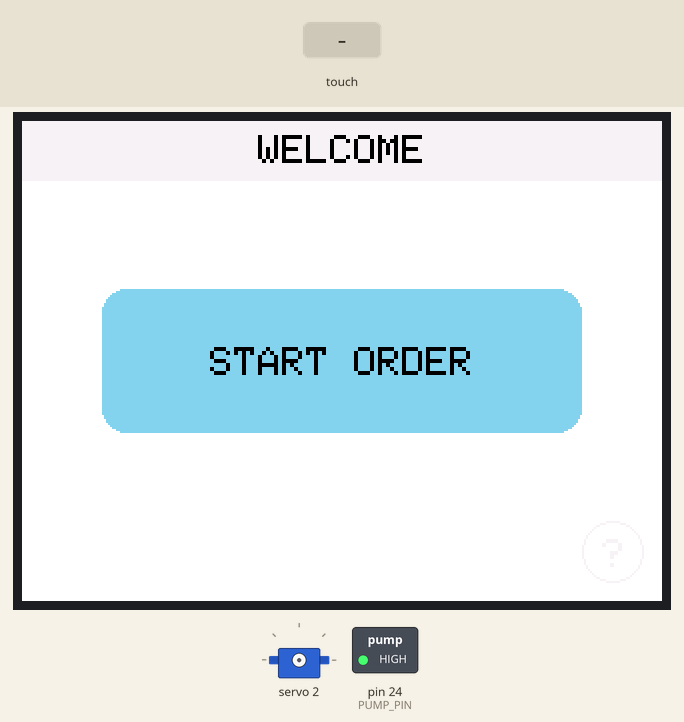
A sketch run on a simulated Arduino Mega 2560, built with avr-gcc and run on an emulated ATmega2560. On the bench: 320×240 colour display, servo, switched loads named in the sketch (green lamp = pin HIGH). Inputs (shaded band) come from the test bench.

Above: at 1.3 s.
1.4 s: touch panel pressed at 38 % / 10 % of its raw x / y range
At 2.3 s:
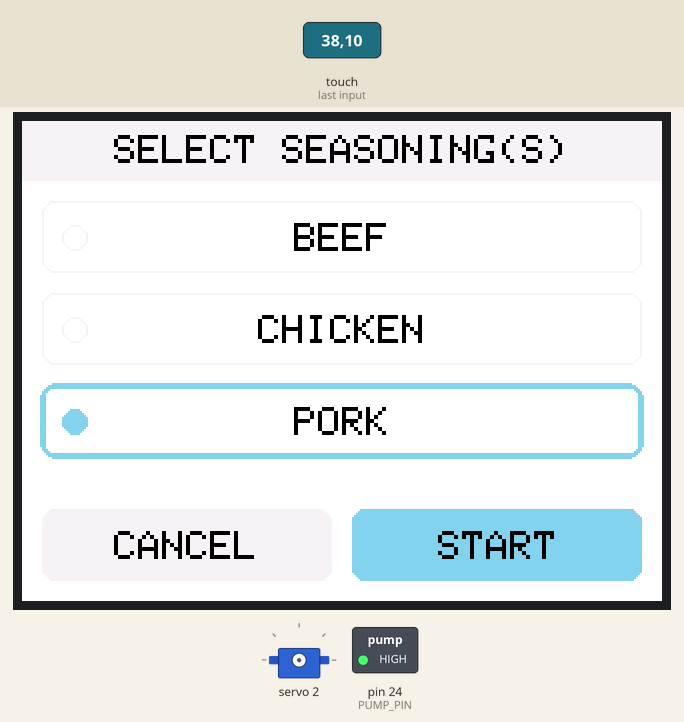
3.1 s: touch panel pressed at 13 % / 10 % of its raw x / y range
At 5.3 s:
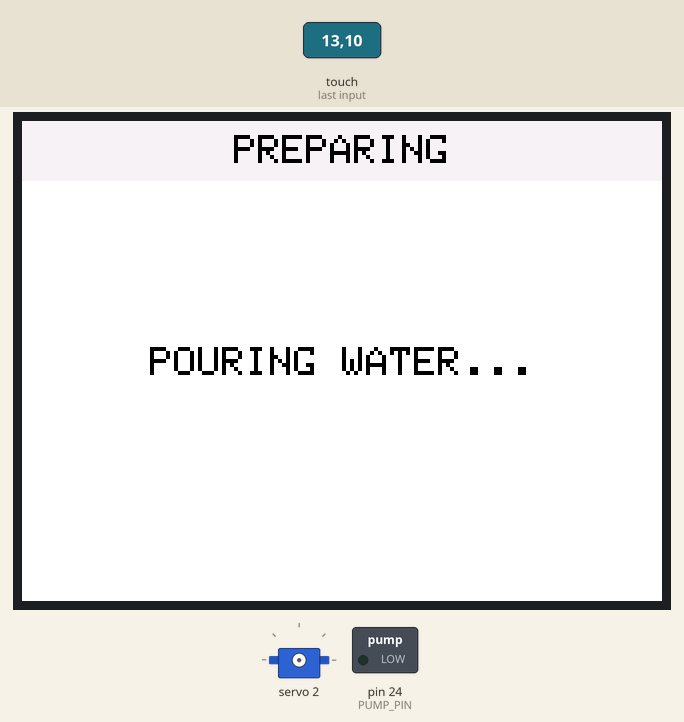
At 12.9 s:
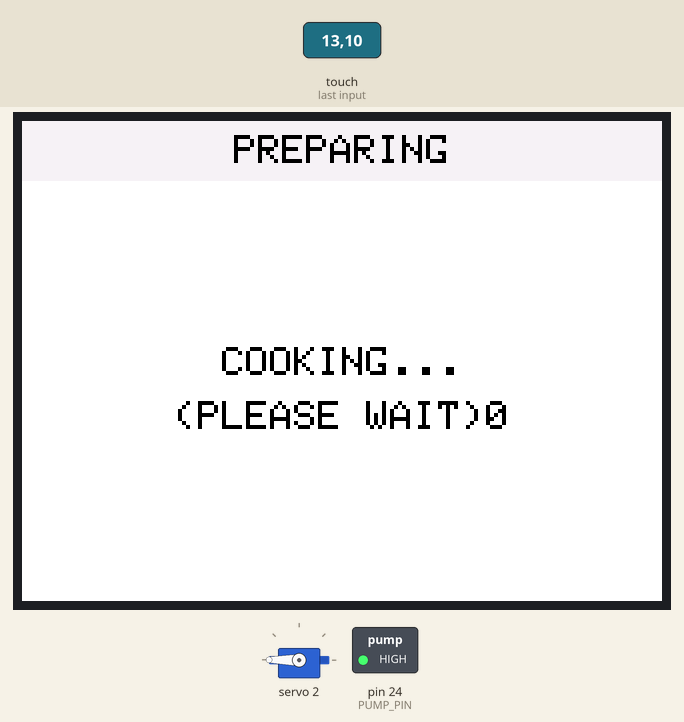
Timing chart, 0 to 14.4 s (numbered marks = the images above; inputs shaded):
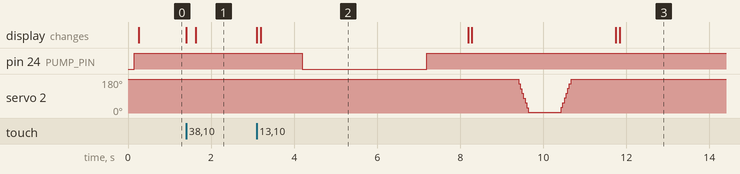

Measured:
- after the input at 1.4 s, the display: first changes at once (image 1 shows a later state)
- after the input at 3.1 s, pin 24 (PUMP_PIN): HIGH → LOW after 1.1 s, → HIGH 3.0 s later; the display: first changes at once (image 2 shows a later state)
- what the display in image 2 shows lasts 5.0 s, from 3.2 s to 8.2 s

The sketch:

display_and_servos.ino
```cpp
// Include Elegoo touchscreen display libraries
#include <Elegoo_GFX.h>    // Core graphics library
#include <Elegoo_TFTLCD.h> // Hardware-specific library
#include <TouchScreen.h>

#include <Wire.h>
#include <Adafruit_PWMServoDriver.h>

#if defined(__SAM3X8E__)
    #undef __FlashStringHelper::F(string_literal)
    #define F(string_literal) string_literal
#endif

/*
 * ----------------------------------------
 *   ELEGOO TOUCHSCREEN/LCD CONFIGURATION
 * ----------------------------------------
 */

 // Define pin numbers for touchscreen data transfer
#define YP  A3
#define XM  A2
#define YM  9
#define XP  8

// Define minimum/maximum touchscreen ranges
#define TS_MINX  120
#define TS_MAXX  900

#define TS_MINY  70
#define TS_MAXY  920

#define MINPRESSURE  10
#define MAXPRESSURE  1000

// Create the touchscreen instance (with a default resistance of 300 Ohms)
TouchScreen touchscreen(XP, YP, XM, YM, 300);

// Define pin numbers for LCD data transfer
#define LCD_CS     A3
#define LCD_CD     A2
#define LCD_WR     A1
#define LCD_RD     A0
#define LCD_RESET  A4

// Create the LCD screen instance
Elegoo_TFTLCD screen(LCD_CS, LCD_CD, LCD_WR, LCD_RD, LCD_RESET);

/*
 * -------------------------------------------------
 *   DISPLAY GEOMETRY AND CONTROL CONSTANTS/MACROS
 * -------------------------------------------------
 */

 // Define width/height of display in pixels
#define WIDTH   320
#define HEIGHT  240

// Define custom RGB565 values for colors used in the display program
#define FOREGROUND  0x0000
#define BACKGROUND  0xFFFF
#define GRAY        0xF79E
#define BLUE        0x869D

// Define information about the geometry of the font for the display
#define LETTER_WIDTH   6
#define LETTER_HEIGHT  9

// General Constants
#define MARGIN              10
#define BUTTON_HEIGHT       36
#define HEADER_TEXT_OFFSET  14
#define HEADER_H            30
#define LARGE_RECT_RADIUS   12
#define SMALL_RECT_RADIUS   6

// State -1 - Help
#define INSTRUCTION_LINE_H 24

// State 0 - Initial Order
#define START_ORDER_X  (MARGIN * 4)
#define START_ORDER_Y  ((HEIGHT / 2) - BUTTON_HEIGHT)
#define START_ORDER_W  (WIDTH - (8 * MARGIN))
#define START_ORDER_H  (2 * BUTTON_HEIGHT)
#define HELP_RADIUS    15

// State 1 - Seasoning Selection
#define SEASONING_X              (MARGIN)
#define SEASONING_W              (WIDTH - (2 * MARGIN))
#define SEASONING_H              (BUTTON_HEIGHT)
#define SEASONING_CIRCLE_RADIUS  6

#define BEEF_Y     (HEADER_H + MARGIN)
#define CHICKEN_Y  (BEEF_Y + BUTTON_HEIGHT + MARGIN)
#define PORK_Y     (CHICKEN_Y + BUTTON_HEIGHT + MARGIN)

#define ACTION_BUTTON_Y       (HEIGHT - MARGIN - BUTTON_HEIGHT)
#define ACTION_BUTTON_W       ((WIDTH / 2) - MARGIN - (MARGIN / 2))
#define ACTION_BUTTON_H       (BUTTON_HEIGHT)
#define CANCEL_X              (MARGIN)
#define SUBMIT_X              ((WIDTH / 2) + (MARGIN / 2))
#define ACTION_BUTTON_TEXT_Y  (HEIGHT - MARGIN - (BUTTON_HEIGHT / 2))
#define CANCEL_TEXT_X         (MARGIN + (ACTION_BUTTON_W / 2))
#define SUBMIT_TEXT_X         (WIDTH - MARGIN - (ACTION_BUTTON_W / 2))

// 0 - "Start Order"
// 1 - Seasonings and "Submit"
// 2 - Pour water
// 3 - Dispense noodles
// 4 - Dispense seasonings
// 5 - Stir/Cook
// 6 - "Done!"
// -1 - Help
int state = 0;

/*
 * ------------------------
 *   SEASONING SERVO SETUP
 * ------------------------
 */

Adafruit_PWMServoDriver pwm = Adafruit_PWMServoDriver();
#define SERVO_FREQ 50

const uint16_t SERVO_MINS[] = {110, 127, 120}; //affects down position
const uint16_t SERVO_MAXS[] = {485, 485, 600}; //affectss up

/*
 * --------------------
 *   WATER PUMP SETUP
 * --------------------
 */

#define PUMP_PIN 24

/**
 * Perform initial setup on the touchscreen/LCD
 * and initialize the program values.
 */
void setup() {
    // Load information from the screen to identify it
    screen.reset();
    uint16_t identifier = screen.readID();
    if (identifier != 0x9325 &&
        identifier != 0x9328 &&
        identifier != 0x4535 &&
        identifier != 0x7575 &&
        identifier != 0x9341 &&
        identifier != 0x8357) {
        // If we couldn't identify the display, use a default value
        identifier = 0x9341;
    }

    // Initialize the LCD and set it to display horizontally
    screen.begin(identifier);
    screen.setRotation(1);

    // Set up servo motors
    pwm.begin();
    pwm.setOscillatorFrequency(27000000);
    pwm.setPWMFreq(SERVO_FREQ);

    // Set up pump pin
    pinMode(PUMP_PIN, OUTPUT);
    digitalWrite(PUMP_PIN, HIGH);

    // Set the initial values for all program values
    resetMachine();
}

/*
 * ---------------------------------------
 *   PROGRAM VALUES AND ORDER PARAMETERS
 * ---------------------------------------
 */

 // When we poll for a new touched point, this is where it goes
TSPoint selectedPoint;

// When this is true, we redraw the screen on the next loop() pass
bool redraw = true;

// These track which seasonings have been selected
bool beefSelected = false;
bool chickenSelected = false;
bool porkSelected = false;

/**
 * Render the information to the display
 * and handle any touch inputs.
 */
void loop() {
    // Set pin modes for touchscreen pins
    pinMode(XM, OUTPUT);
    pinMode(YP, OUTPUT);

    // If we need to redraw, do it
    if (redraw) {
        redraw = false;

        // Start by filling in the screen with white
        screen.fillScreen(BACKGROUND);

        // Depending on the state, draw buttons or text
        switch (state) {
        // Display help
        case -1:
            drawHeader("HELP");

            // Draw instructions
            drawHelpInstructions();

            // Draw back button
            screen.fillRoundRect(SUBMIT_X, ACTION_BUTTON_Y, ACTION_BUTTON_W, ACTION_BUTTON_H, SMALL_RECT_RADIUS, GRAY);
            drawCenteredText("BACK", 2, SUBMIT_TEXT_X, ACTION_BUTTON_TEXT_Y);
            break;
        // Initial state (no order started)
        case 0:
            drawHeader("WELCOME");

            // Draw start order button
            screen.fillRoundRect(START_ORDER_X, START_ORDER_Y, START_ORDER_W, START_ORDER_H, LARGE_RECT_RADIUS, BLUE);
            drawCenteredText("START ORDER", 2, WIDTH / 2, HEIGHT / 2);

            // Draw help button
            screen.drawCircle(WIDTH - MARGIN - HELP_RADIUS, HEIGHT - MARGIN - HELP_RADIUS, HELP_RADIUS, GRAY);
            drawCenteredColoredText("?", 2, GRAY, WIDTH - MARGIN - HELP_RADIUS + 1, HEIGHT - MARGIN - HELP_RADIUS + 1);
            break;
        // Selecting seasonings...
        case 1:
            drawHeader("SELECT SEASONING(S)");

            // Draw seasoning options
            drawSeasoningButton("BEEF", BEEF_Y, beefSelected);
            drawSeasoningButton("CHICKEN", CHICKEN_Y, chickenSelected);
            drawSeasoningButton("PORK", PORK_Y, porkSelected);

            // Draw cancel button
            screen.fillRoundRect(CANCEL_X, ACTION_BUTTON_Y, ACTION_BUTTON_W, ACTION_BUTTON_H, SMALL_RECT_RADIUS, GRAY);
            drawCenteredText("CANCEL", 2, CANCEL_TEXT_X, ACTION_BUTTON_TEXT_Y);

            // Draw place order button (if nothing is selected, gray it out)
            if (beefSelected || chickenSelected || porkSelected) {
                screen.fillRoundRect(SUBMIT_X, ACTION_BUTTON_Y, ACTION_BUTTON_W, ACTION_BUTTON_H, SMALL_RECT_RADIUS, BLUE);
                drawCenteredText("START", 2, SUBMIT_TEXT_X, ACTION_BUTTON_TEXT_Y);
            } else {
                screen.drawRoundRect(SUBMIT_X, ACTION_BUTTON_Y, ACTION_BUTTON_W, ACTION_BUTTON_H, SMALL_RECT_RADIUS, GRAY);
                drawCenteredText("START", 2, SUBMIT_TEXT_X, ACTION_BUTTON_TEXT_Y);
            }
            break;
        // Pouring water...
        case 2:
            drawHeader("PREPARING");
            drawCenteredText("POURING WATER...", 2, WIDTH / 2, HEIGHT / 2);
            break;
        // Adding noodles...
        case 3:
            drawHeader("PREPARING");
            drawCenteredText("ADDING NOODLES...", 2, WIDTH / 2, HEIGHT / 2);
            break;
        // Adding in seasonings...
        case 4:
            drawHeader("PREPARING");
            drawCenteredText("ADDING IN SEASONINGS...", 2, WIDTH / 2, HEIGHT / 2);
            break;
        // Cooking and stirring...
        case 5:
            drawHeader("PREPARING");
            drawCenteredText("COOKING...", 2, WIDTH / 2, HEIGHT / 2);
            drawCenteredText("(PLEASE WAIT)0", 2, WIDTH / 2, HEIGHT / 2 + (LETTER_HEIGHT * 3));
            break;
        // Order done
        case 6:
            drawHeader("ORDER COMPLETE");
            drawCenteredText("ENJOY!", 2, WIDTH / 2, HEIGHT / 2);
            break;
        }
    }

    // Retrieve the next touched point
    selectedPoint = touchscreen.getPoint();

    // If we are in a state that needs user input, compare X/Y touch points
    // If we're past the point of needing input, cycle through remaining states and exit
    if (state < 2) {
        // Scale the touchscreen point to pixels (X/Y have to get swapped because of the orientation of the screen)
        int y = map(selectedPoint.x, TS_MINX, TS_MAXX, HEIGHT, 0);
        int x = map(selectedPoint.y, TS_MINY, TS_MAXY, WIDTH, 0);

        // If enough pressure was applied to count as a tap, check for "collision" with any buttons on the current state
        if (selectedPoint.z > MINPRESSURE && selectedPoint.z < MAXPRESSURE) {
            switch (state) {
            // Display help
            case -1:
                if (x > SUBMIT_X && x < (SUBMIT_X + ACTION_BUTTON_W) && y > ACTION_BUTTON_Y && y < (ACTION_BUTTON_Y + ACTION_BUTTON_H)) {
                    state = 0;
                    redraw = true;
                }
                break;
            // Initial state (no order started)
            case 0:
                // If start order is selected, move on to seasoning selection
                if (x > START_ORDER_X && x < (START_ORDER_X + START_ORDER_W) && y > START_ORDER_Y && y < (START_ORDER_Y + START_ORDER_H)) {
                    state = 1;
                    redraw = true;
                } else if (x > (WIDTH - MARGIN - (2 * HELP_RADIUS)) && x < (WIDTH - MARGIN) && y > (HEIGHT - MARGIN - (2 * HELP_RADIUS)) && y < (HEIGHT - MARGIN)) {
                    state = -1;
                    redraw = true;
                }
                break;
            // Selecting seasonings...
            case 1:
                // If cancel is selected, reset
                // If a seasoning is selected, toggle it
                // If submit is selected, move on (as long as at least one seasoning is selected)
                if (x > CANCEL_X && x < (CANCEL_X + ACTION_BUTTON_W) && y > ACTION_BUTTON_Y && y < (ACTION_BUTTON_Y + ACTION_BUTTON_H)) {
                    resetMachine();
                } else if (x > SEASONING_X && x < (SEASONING_X + SEASONING_W) && y > BEEF_Y && y < (BEEF_Y + SEASONING_H)) {
                    beefSelected = !beefSelected;
                    redraw = true;
                } else if (x > SEASONING_X && x < (SEASONING_X + SEASONING_W) && y > CHICKEN_Y && y < (CHICKEN_Y + SEASONING_H)) {
                    chickenSelected = !chickenSelected;
                    redraw = true;
                } else if (x > SEASONING_X && x < (SEASONING_X + SEASONING_W) && y > PORK_Y && y < (PORK_Y + SEASONING_H)) {
                    porkSelected = !porkSelected;
                    redraw = true;
                } else if ((beefSelected || chickenSelected || porkSelected) && (x > SUBMIT_X && x < (SUBMIT_X + ACTION_BUTTON_W) && y > ACTION_BUTTON_Y && y < (ACTION_BUTTON_Y + ACTION_BUTTON_H))) {
                    state = 2;
                    redraw = true;
                }
                break;
            }
        }
    } else if (state == 2) {
        // Pouring water...

        delay(1000);

        dispenseWater();

        delay(1000);

        // Next state
        state = 4;
        redraw = true;
    } else if (state == 3) {
        // Adding noodles...

        // TODO
        delay(1000);
        state = 4;
        redraw = true;
    } else if (state == 4) {
        // Adding in seasonings...

        delay(1000);

        // Turn all selected servos
        if (beefSelected)
          servo_turn_down(0);
        if (chickenSelected)
          servo_turn_down(1);
        if (porkSelected)
          servo_turn_down(2);

        delay(750);

        // Turn back all selected servos
        if (beefSelected)
          servo_turn_up(0);
        if (chickenSelected)
          servo_turn_up(1);
        if (porkSelected)
          servo_turn_up(2);

        delay(1000);

        // Go to next state
        state = 5;
        redraw = true;
    } else if (state == 5) {
        // Cooking...

        // TODO
        delay(10000);
        state = 6;
        redraw = true;
    } else if (state == 6) {
        // Order done

        // Wait 4 seconds and reset
        delay(4000);
        resetMachine();
    } else {
        // Unknown state, so reset
        resetMachine();
    }
}

/**
 * Resets the machine back to the initial state,
 * and resets all order parameters.
 */
void resetMachine() {
    // Unselect any seasonings
    beefSelected = false;
    chickenSelected = false;
    porkSelected = false;
    // Reset the state and redraw
    state = 0;
    redraw = true;
}

/**
 * Draws the header at the top of the display.
 *
 * @param string the text to display in the header
 */
void drawHeader(String string) {
    // Draw the gray background and center the text on top
    screen.fillRect(0, 0, WIDTH, HEADER_H, GRAY);
    drawCenteredText(string, 2, WIDTH / 2, HEADER_TEXT_OFFSET);
}

/**
 * Draws a seasoning selection button.
 *
 * @param string the name of the seasoning
 * @param y the top-left Y coordinate for the button
 * @param selected whether or not the seasoning is currently enabled
 */
void drawSeasoningButton(String string, int y, bool selected) {
    // If it's selected, draw it blue, otherwise draw it gray
    if (!selected) {
        // Draw gray box and circle
        screen.drawRoundRect(SEASONING_X, y, SEASONING_W, SEASONING_H, SMALL_RECT_RADIUS, GRAY);
        screen.drawCircle(SEASONING_X + MARGIN + SEASONING_CIRCLE_RADIUS, y + (BUTTON_HEIGHT / 2), SEASONING_CIRCLE_RADIUS, GRAY);
    } else {
        // Draw thicker blue line and filled circle
        screen.drawRoundRect(SEASONING_X - 1, y - 1, SEASONING_W + 2, SEASONING_H + 2, SMALL_RECT_RADIUS + 2, BLUE);
        screen.drawRoundRect(SEASONING_X, y, SEASONING_W, SEASONING_H, SMALL_RECT_RADIUS, BLUE);
        screen.drawRoundRect(SEASONING_X + 1, y + 1, SEASONING_W - 2, SEASONING_H - 2, SMALL_RECT_RADIUS - 1, BLUE);
        screen.fillCircle(SEASONING_X + MARGIN + SEASONING_CIRCLE_RADIUS, y + (BUTTON_HEIGHT / 2), SEASONING_CIRCLE_RADIUS, BLUE);
    }

    // Draw the text on top
    drawCenteredText(string, 2, WIDTH / 2, y + (BUTTON_HEIGHT / 2));
}

/**
 * Draws centered text above the specified point.
 *
 * @param string the text to center
 * @param pixelScale the number of desired real pixels in a font "pixel"
 * @param x the X coordinate to center the text over
 * @param y the Y coordinate to center the text over
 */
void drawCenteredText(String string, int pixelScale, int x, int y) {
    // Set the text color and size
    screen.setTextColor(FOREGROUND);
    screen.setTextSize(pixelScale);
    // Draw the text centered directly over the provided point
    screen.setCursor((int) (x - ((string.length() * (LETTER_WIDTH * pixelScale)) / 2.0)), (int) (y - ((LETTER_HEIGHT * pixelScale) / 2.0) + pixelScale));
    screen.println(string);
}

/**
 * Draws centered text above the specified point.
 *
 * @param string the text to center
 * @param pixelScale the number of desired real pixels in a font "pixel"
 * @param color the color to use
 * @param x the X coordinate to center the text over
 * @param y the Y coordinate to center the text over
 */
void drawCenteredColoredText(String string, int pixelScale, int color, int x, int y) {
    // Set the text color and size
    screen.setTextColor(color);
    screen.setTextSize(pixelScale);
    // Draw the text centered directly over the provided point
    screen.setCursor((int) (x - ((string.length() * (LETTER_WIDTH * pixelScale)) / 2.0)), (int) (y - ((LETTER_HEIGHT * pixelScale) / 2.0) + pixelScale));
    screen.println(string);
}

/**
 * Draws left-aligned text next to the specified point.
 *
 * @param string the text to center
 * @param pixelScale the number of desired real pixels in a font "pixel"
 * @param x the X coordinate to align the text to
 * @param y the Y coordinate to align the text to
 */
void drawLeftAlignedText(String string, int pixelScale, int x, int y) {
    // Set the text color and size
    screen.setTextColor(FOREGROUND);
    screen.setTextSize(pixelScale);
    // Draw the text left-aligned to the X coordinate and centered over the Y coordinate
    screen.setCursor(x, (int) (y - ((LETTER_HEIGHT * pixelScale) / 2.0) + pixelScale));
    screen.println(string);
}

/**
 * Draws the help instructions for the program
 * when on the help state.
 */
void drawHelpInstructions() {
    drawLeftAlignedText("1. Select \"Start Order\"", 2, MARGIN, HEADER_H + MARGIN + (INSTRUCTION_LINE_H / 2));
    drawLeftAlignedText("2. Choose seasoning(s)", 2, MARGIN, HEADER_H + MARGIN + INSTRUCTION_LINE_H + (INSTRUCTION_LINE_H / 2));
    drawLeftAlignedText("3. Select \"Start\"", 2, MARGIN, HEADER_H + MARGIN + (2 * INSTRUCTION_LINE_H) + (INSTRUCTION_LINE_H / 2));
    drawLeftAlignedText("4. Wait for your noodles", 2, MARGIN, HEADER_H + MARGIN + (3 * INSTRUCTION_LINE_H) + (INSTRUCTION_LINE_H / 2));
    drawLeftAlignedText("5. Enjoy!", 2, MARGIN, HEADER_H + MARGIN + (4 * INSTRUCTION_LINE_H) + (INSTRUCTION_LINE_H / 2));
}

void servo_turn_up(int servo_num) {
  for (uint16_t pulselen = SERVO_MINS[servo_num]; pulselen < SERVO_MAXS[servo_num]; pulselen++) {
    pwm.setPWM(servo_num, 0, pulselen);
    //delay(1);
  }
}

void servo_turn_down(int servo_num) {
  for (uint16_t pulselen = SERVO_MAXS[servo_num]; pulselen > SERVO_MINS[servo_num]; pulselen--) {
    pwm.setPWM(servo_num, 0, pulselen);
    //delay(1);
  }
}

void dispenseWater() {
  digitalWrite(PUMP_PIN, LOW);
  delay(3000);
  digitalWrite(PUMP_PIN, HIGH);
}
```
